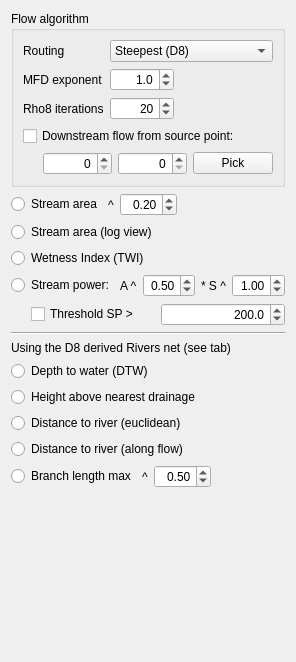
          <widget class="QWidget" name="pageFlow">
           <property name="geometry">
            <rect>
             <x>0</x>
             <y>0</y>
             <width>296</width>
             <height>662</height>
            </rect>
           </property>
           <attribute name="label">
            <string>Hydrology</string>
           </attribute>
           <layout class="QVBoxLayout" name="verticalLayout_14">
            <item>
             <widget class="QGroupBox" name="groupBox_10">
              <property name="title">
               <string>Flow algorithm</string>
              </property>
              <layout class="QGridLayout" name="gridLayout_8">
               <item row="0" column="0">
                <widget class="QLabel" name="label_13">
                 <property name="text">
                  <string>Routing</string>
                 </property>
                </widget>
               </item>
               <item row="0" column="1" colspan="2">
                <widget class="QComboBox" name="dem_streamArea_flowAlgorithm">
                 <property name="sizePolicy">
                  <sizepolicy hsizetype="Expanding" vsizetype="Fixed">
                   <horstretch>0</horstretch>
                   <verstretch>0</verstretch>
                  </sizepolicy>
                 </property>
                 <item>
                  <property name="text">
                   <string>Steepest (D8)</string>
                  </property>
                 </item>
                 <item>
                  <property name="text">
                   <string>Multiple (MFD)</string>
                  </property>
                 </item>
                 <item>
                  <property name="text">
                   <string>Dinfinity</string>
                  </property>
                 </item>
                 <item>
                  <property name="text">
                   <string>Stochastic (Rho8)</string>
                  </property>
                 </item>
                 <item>
                  <property name="text">
                   <string>Kinematic</string>
                  </property>
                 </item>
                </widget>
               </item>
               <item row="1" column="0">
                <widget class="QLabel" name="label_29">
                 <property name="sizePolicy">
                  <sizepolicy hsizetype="Expanding" vsizetype="Preferred">
                   <horstretch>0</horstretch>
                   <verstretch>0</verstretch>
                  </sizepolicy>
                 </property>
                 <property name="maximumSize">
                  <size>
                   <width>80</width>
                   <height>16777215</height>
                  </size>
                 </property>
                 <property name="text">
                  <string>MFD exponent</string>
                 </property>
                </widget>
               </item>
               <item row="1" column="1">
                <widget class="QDoubleSpinBox" name="dem_streamArea_mfdExp">
                 <property name="alignment">
                  <set>Qt::AlignRight|Qt::AlignTrailing|Qt::AlignVCenter</set>
                 </property>
                 <property name="decimals">
                  <number>1</number>
                 </property>
                 <property name="maximum">
                  <double>100.000000000000000</double>
                 </property>
                 <property name="value">
                  <double>1.000000000000000</double>
                 </property>
                </widget>
               </item>
               <item row="1" column="2">
                <spacer name="horizontalSpacer_9">
                 <property name="orientation">
                  <enum>Qt::Horizontal</enum>
                 </property>
                 <property name="sizeHint" stdset="0">
                  <size>
                   <width>100</width>
                   <height>20</height>
                  </size>
                 </property>
                </spacer>
               </item>
               <item row="2" column="0">
                <widget class="QLabel" name="label_3">
                 <property name="text">
                  <string>Rho8 iterations</string>
                 </property>
                </widget>
               </item>
               <item row="2" column="1">
                <widget class="QSpinBox" name="dem_streamArea_rho8iters">
                 <property name="minimumSize">
                  <size>
                   <width>64</width>
                   <height>0</height>
                  </size>
                 </property>
                 <property name="alignment">
                  <set>Qt::AlignRight|Qt::AlignTrailing|Qt::AlignVCenter</set>
                 </property>
                 <property name="minimum">
                  <number>1</number>
                 </property>
                 <property name="maximum">
                  <number>1000</number>
                 </property>
                 <property name="value">
                  <number>20</number>
                 </property>
                </widget>
               </item>
               <item row="2" column="2">
                <spacer name="horizontalSpacer_10">
                 <property name="orientation">
                  <enum>Qt::Horizontal</enum>
                 </property>
                 <property name="sizeHint" stdset="0">
                  <size>
                   <width>100</width>
                   <height>20</height>
                  </size>
                 </property>
                </spacer>
               </item>
               <item row="3" column="0" colspan="3">
                <widget class="QCheckBox" name="dem_streamArea_uniqueSource">
                 <property name="text">
                  <string>Downstream flow from source point:</string>
                 </property>
                </widget>
               </item>
               <item row="4" column="0" colspan="3">
                <layout class="QHBoxLayout" name="horizontalLayout_40">
                 <property name="leftMargin">
                  <number>20</number>
                 </property>
                 <item>
                  <widget class="QSpinBox" name="dem_streamArea_source_x">
                   <property name="alignment">
                    <set>Qt::AlignRight|Qt::AlignTrailing|Qt::AlignVCenter</set>
                   </property>
                  </widget>
                 </item>
                 <item>
                  <widget class="QSpinBox" name="dem_streamArea_source_y">
                   <property name="alignment">
                    <set>Qt::AlignRight|Qt::AlignTrailing|Qt::AlignVCenter</set>
                   </property>
                  </widget>
                 </item>
                 <item>
                  <widget class="QPushButton" name="btn_pickStreamAreaSource">
                   <property name="text">
                    <string>Pick</string>
                   </property>
                   <property name="checkable">
                    <bool>true</bool>
                   </property>
                  </widget>
                 </item>
                </layout>
               </item>
              </layout>
             </widget>
            </item>
            <item>
             <layout class="QHBoxLayout" name="horizontalLayout_8">
              <item>
               <widget class="QRadioButton" name="dem_streamArea">
                <property name="text">
                 <string>Stream area</string>
                </property>
                <property name="checked">
                 <bool>false</bool>
                </property>
               </widget>
              </item>
              <item>
               <widget class="QLabel" name="label_6">
                <property name="sizePolicy">
                 <sizepolicy hsizetype="Fixed" vsizetype="Preferred">
                  <horstretch>0</horstretch>
                  <verstretch>0</verstretch>
                 </sizepolicy>
                </property>
                <property name="text">
                 <string>^</string>
                </property>
               </widget>
              </item>
              <item>
               <widget class="QDoubleSpinBox" name="dem_streamArea_exp">
                <property name="alignment">
                 <set>Qt::AlignRight|Qt::AlignTrailing|Qt::AlignVCenter</set>
                </property>
                <property name="maximum">
                 <double>10.000000000000000</double>
                </property>
                <property name="singleStep">
                 <double>0.100000000000000</double>
                </property>
                <property name="value">
                 <double>0.200000000000000</double>
                </property>
               </widget>
              </item>
              <item>
               <spacer name="horizontalSpacer_2">
                <property name="orientation">
                 <enum>Qt::Horizontal</enum>
                </property>
                <property name="sizeHint" stdset="0">
                 <size>
                  <width>40</width>
                  <height>20</height>
                 </size>
                </property>
               </spacer>
              </item>
             </layout>
            </item>
            <item>
             <widget class="QRadioButton" name="dem_streamAreaLog">
              <property name="text">
               <string>Stream area (log view)</string>
              </property>
             </widget>
            </item>
            <item>
             <widget class="QRadioButton" name="dem_wetness">
              <property name="text">
               <string>Wetness Index (TWI)</string>
              </property>
             </widget>
            </item>
            <item>
             <layout class="QHBoxLayout" name="horizontalLayout_35">
              <item>
               <widget class="QRadioButton" name="dem_streamPower">
                <property name="text">
                 <string>Stream power:</string>
                </property>
                <property name="checked">
                 <bool>false</bool>
                </property>
               </widget>
              </item>
              <item>
               <widget class="QLabel" name="label_39">
                <property name="sizePolicy">
                 <sizepolicy hsizetype="Fixed" vsizetype="Preferred">
                  <horstretch>0</horstretch>
                  <verstretch>0</verstretch>
                 </sizepolicy>
                </property>
                <property name="text">
                 <string>A ^</string>
                </property>
               </widget>
              </item>
              <item>
               <widget class="QDoubleSpinBox" name="dem_streamPower_m">
                <property name="minimumSize">
                 <size>
                  <width>50</width>
                  <height>0</height>
                 </size>
                </property>
                <property name="alignment">
                 <set>Qt::AlignRight|Qt::AlignTrailing|Qt::AlignVCenter</set>
                </property>
                <property name="maximum">
                 <double>10.000000000000000</double>
                </property>
                <property name="singleStep">
                 <double>0.050000000000000</double>
                </property>
                <property name="value">
                 <double>0.500000000000000</double>
                </property>
               </widget>
              </item>
              <item>
               <widget class="QLabel" name="label_40">
                <property name="sizePolicy">
                 <sizepolicy hsizetype="Fixed" vsizetype="Preferred">
                  <horstretch>0</horstretch>
                  <verstretch>0</verstretch>
                 </sizepolicy>
                </property>
                <property name="text">
                 <string>* S ^</string>
                </property>
               </widget>
              </item>
              <item>
               <widget class="QDoubleSpinBox" name="dem_streamPower_n">
                <property name="minimumSize">
                 <size>
                  <width>50</width>
                  <height>0</height>
                 </size>
                </property>
                <property name="alignment">
                 <set>Qt::AlignRight|Qt::AlignTrailing|Qt::AlignVCenter</set>
                </property>
                <property name="maximum">
                 <double>10.000000000000000</double>
                </property>
                <property name="singleStep">
                 <double>0.050000000000000</double>
                </property>
                <property name="value">
                 <double>1.000000000000000</double>
                </property>
               </widget>
              </item>
             </layout>
            </item>
            <item>
             <layout class="QHBoxLayout" name="horizontalLayout_30">
              <property name="leftMargin">
               <number>20</number>
              </property>
              <item>
               <widget class="QCheckBox" name="dem_streamPower_threshold">
                <property name="text">
                 <string>Threshold SP &gt;</string>
                </property>
               </widget>
              </item>
              <item>
               <widget class="QDoubleSpinBox" name="dem_streamPower_t">
                <property name="sizePolicy">
                 <sizepolicy hsizetype="Minimum" vsizetype="Fixed">
                  <horstretch>0</horstretch>
                  <verstretch>0</verstretch>
                 </sizepolicy>
                </property>
                <property name="alignment">
                 <set>Qt::AlignRight|Qt::AlignTrailing|Qt::AlignVCenter</set>
                </property>
                <property name="decimals">
                 <number>1</number>
                </property>
                <property name="maximum">
                 <double>10000.000000000000000</double>
                </property>
                <property name="singleStep">
                 <double>10.000000000000000</double>
                </property>
                <property name="value">
                 <double>200.000000000000000</double>
                </property>
               </widget>
              </item>
             </layout>
            </item>
            <item>
             <widget class="Line" name="line_4">
              <property name="orientation">
               <enum>Qt::Horizontal</enum>
              </property>
             </widget>
            </item>
            <item>
             <widget class="QLabel" name="label_35">
              <property name="text">
               <string>Using the D8 derived Rivers net (see tab)</string>
              </property>
             </widget>
            </item>
            <item>
             <widget class="QRadioButton" name="dem_depthToWater">
              <property name="enabled">
               <bool>true</bool>
              </property>
              <property name="text">
               <string>Depth to water (DTW)</string>
              </property>
             </widget>
            </item>
            <item>
             <widget class="QRadioButton" name="dem_hand">
              <property name="text">
               <string>Height above nearest drainage</string>
              </property>
              <property name="checked">
               <bool>false</bool>
              </property>
             </widget>
            </item>
            <item>
             <widget class="QRadioButton" name="dem_riverDistEuclidean">
              <property name="text">
               <string>Distance to river (euclidean)</string>
              </property>
              <property name="checked">
               <bool>false</bool>
              </property>
             </widget>
            </item>
            <item>
             <widget class="QRadioButton" name="dem_riverDistFlow">
              <property name="text">
               <string>Distance to river (along flow)</string>
              </property>
              <property name="checked">
               <bool>false</bool>
              </property>
             </widget>
            </item>
            <item>
             <layout class="QHBoxLayout" name="horizontalLayout_34">
              <item>
               <widget class="QRadioButton" name="dem_branchLength">
                <property name="enabled">
                 <bool>true</bool>
                </property>
                <property name="text">
                 <string>Branch length max</string>
                </property>
               </widget>
              </item>
              <item>
               <widget class="QLabel" name="label_38">
                <property name="sizePolicy">
                 <sizepolicy hsizetype="Fixed" vsizetype="Preferred">
                  <horstretch>0</horstretch>
                  <verstretch>0</verstretch>
                 </sizepolicy>
                </property>
                <property name="text">
                 <string>^</string>
                </property>
               </widget>
              </item>
              <item>
               <widget class="QDoubleSpinBox" name="dem_branchLength_exp">
                <property name="alignment">
                 <set>Qt::AlignRight|Qt::AlignTrailing|Qt::AlignVCenter</set>
                </property>
                <property name="maximum">
                 <double>10.000000000000000</double>
                </property>
                <property name="singleStep">
                 <double>0.100000000000000</double>
                </property>
                <property name="value">
                 <double>0.500000000000000</double>
                </property>
               </widget>
              </item>
              <item>
               <spacer name="horizontalSpacer_3">
                <property name="orientation">
                 <enum>Qt::Horizontal</enum>
                </property>
                <property name="sizeHint" stdset="0">
                 <size>
                  <width>40</width>
                  <height>20</height>
                 </size>
                </property>
               </spacer>
              </item>
             </layout>
            </item>
            <item>
             <spacer name="verticalSpacer_9">
              <property name="orientation">
               <enum>Qt::Vertical</enum>
              </property>
              <property name="sizeHint" stdset="0">
               <size>
                <width>20</width>
                <height>500</height>
               </size>
              </property>
             </spacer>
            </item>
           </layout>
          </widget>
